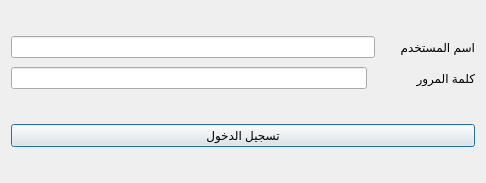
<?xml version="1.0" encoding="UTF-8"?>
<ui version="4.0">
 <class>Dialog</class>
 <widget class="QDialog" name="Dialog">
  <property name="enabled">
   <bool>true</bool>
  </property>
  <property name="geometry">
   <rect>
    <x>0</x>
    <y>0</y>
    <width>486</width>
    <height>183</height>
   </rect>
  </property>
  <property name="sizePolicy">
   <sizepolicy hsizetype="Fixed" vsizetype="Fixed">
    <horstretch>0</horstretch>
    <verstretch>0</verstretch>
   </sizepolicy>
  </property>
  <property name="windowTitle">
   <string>تسجيل الدخول</string>
  </property>
  <property name="windowOpacity">
   <double>0.900000000000000</double>
  </property>
  <property name="layoutDirection">
   <enum>Qt::RightToLeft</enum>
  </property>
  <property name="sizeGripEnabled">
   <bool>false</bool>
  </property>
  <property name="modal">
   <bool>false</bool>
  </property>
  <layout class="QHBoxLayout" name="horizontalLayout" stretch="3">
   <item>
    <layout class="QVBoxLayout" name="verticalLayout_3" stretch="0,0,0,0,0,0">
     <property name="spacing">
      <number>9</number>
     </property>
     <item>
      <spacer name="verticalSpacer_2">
       <property name="orientation">
        <enum>Qt::Vertical</enum>
       </property>
       <property name="sizeHint" stdset="0">
        <size>
         <width>20</width>
         <height>40</height>
        </size>
       </property>
      </spacer>
     </item>
     <item>
      <layout class="QHBoxLayout" name="horizontalLayout_2">
       <property name="spacing">
        <number>2</number>
       </property>
       <property name="bottomMargin">
        <number>0</number>
       </property>
       <item>
        <widget class="QLabel" name="label">
         <property name="text">
          <string>اسم المستخدم       </string>
         </property>
        </widget>
       </item>
       <item>
        <widget class="QLineEdit" name="lineEdit_user">
         <property name="contextMenuPolicy">
          <enum>Qt::DefaultContextMenu</enum>
         </property>
         <property name="inputMask">
          <string/>
         </property>
         <property name="text">
          <string/>
         </property>
         <property name="echoMode">
          <enum>QLineEdit::Normal</enum>
         </property>
         <property name="placeholderText">
          <string extracomment="اسم المستخدم"/>
         </property>
         <property name="clearButtonEnabled">
          <bool>true</bool>
         </property>
        </widget>
       </item>
      </layout>
     </item>
     <item>
      <layout class="QHBoxLayout" name="horizontalLayout_3">
       <item>
        <widget class="QLabel" name="label_2">
         <property name="text">
          <string>كلمة المرور            </string>
         </property>
        </widget>
       </item>
       <item>
        <widget class="QLineEdit" name="lineEdit_password">
         <property name="inputMask">
          <string/>
         </property>
         <property name="echoMode">
          <enum>QLineEdit::Password</enum>
         </property>
        </widget>
       </item>
      </layout>
     </item>
     <item>
      <spacer name="verticalSpacer">
       <property name="orientation">
        <enum>Qt::Vertical</enum>
       </property>
       <property name="sizeHint" stdset="0">
        <size>
         <width>20</width>
         <height>40</height>
        </size>
       </property>
      </spacer>
     </item>
     <item>
      <widget class="QPushButton" name="pushButton_login">
       <property name="sizePolicy">
        <sizepolicy hsizetype="Minimum" vsizetype="Fixed">
         <horstretch>0</horstretch>
         <verstretch>0</verstretch>
        </sizepolicy>
       </property>
       <property name="text">
        <string>تسجيل الدخول</string>
       </property>
      </widget>
     </item>
     <item>
      <spacer name="verticalSpacer_3">
       <property name="orientation">
        <enum>Qt::Vertical</enum>
       </property>
       <property name="sizeHint" stdset="0">
        <size>
         <width>20</width>
         <height>40</height>
        </size>
       </property>
      </spacer>
     </item>
    </layout>
   </item>
  </layout>
 </widget>
 <resources/>
 <connections/>
</ui>
